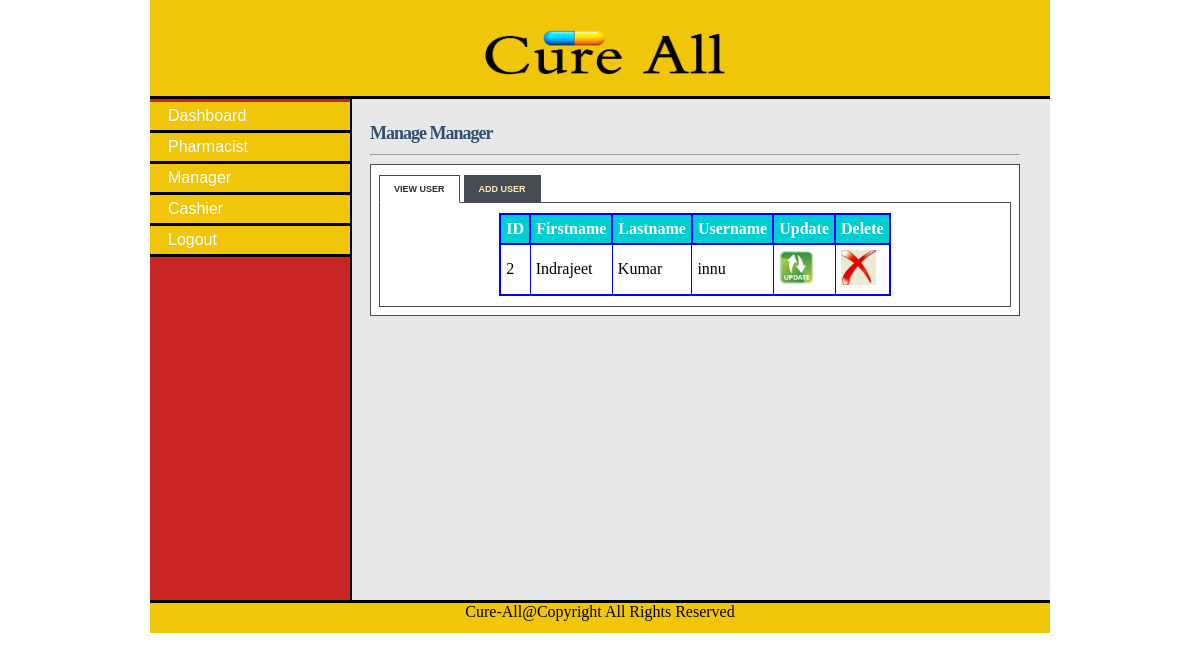
Page /admin_manager.php (signed in) on the committed database.
### tables this page shows
CREATE TABLE `manager` (
  `manager_id` tinyint(5) NOT NULL,
  `first_name` varchar(15) NOT NULL,
  `last_name` varchar(15) NOT NULL,
  `staff_id` varchar(10) NOT NULL,
  `postal_address` varchar(20) NOT NULL,
  `phone` varchar(12) NOT NULL,
  `email` varchar(20) NOT NULL,
  `username` varchar(10) NOT NULL,
  `password` varchar(10) NOT NULL,
  `date` datetime NOT NULL
);

### admin_manager.php (the view, shortened to what this page needs)
<!DOCTYPE html>
<html>
<head>
<link rel="stylesheet" type="text/css" href="style/mystyle.css">
<link rel="stylesheet" href="style/style.css" type="text/css" media="screen" />
<link rel="stylesheet" href="style/table.css" type="text/css" media="screen" />
</head>
<body>
<div id="content">
<div id="header">
<center><h1><a href="#"><img src="images/header_title.png"></a></h1><center></div>
<div id="left_column">
<div id="button">
<ul>
			<li><a href="admin.php">Dashboard</a></li>
			<li><a href="admin_pharmacist.php">Pharmacist</a></li>
			<li><a href="admin_manager.php">Manager</a></li>
			<li><a href="admin_cashier.php">Cashier</a></li>
			<li><a href="logout.php">Logout</a></li>
		</ul>
</div>
		</div>
<div id="main">
<div id="tabbed_box" class="tabbed_box">
    <h4>Manage Manager</h4>
<hr/>
    <div class="tabbed_area">
        <ul class="tabs">
            <li><a href="javascript:tabSwitch('tab_1', 'content_1');" id="tab_1" class="active">View User</a></li>
            <li><a href="javascript:tabSwitch('tab_2', 'content_2');" id="tab_2">Add User</a></li>
        </ul>
        <div id="content_1" class="content">
			<?php echo $message;
        include_once('connect_db.php');
		$sql="SELECT * FROM manager";
        $result = mysqli_query($con,$sql) or die(mysqli_error());
        echo "<table border='1' cellpadding='5' align='center'>";
        echo "<tr> <th>ID</th><th>Firstname </th> <th>Lastname </th> <th>Username </th><th>Update </th><th>Delete</th></tr>";
        while($row = mysqli_fetch_array( $result )) {
                echo "<tr>";
                echo '<td>' . $row['manager_id'] . '</td>';
                echo '<td>' . $row['first_name'] . '</td>';
				echo '<td>' . $row['last_name'] . '</td>';
				echo '<td>' . $row['username'] . '</td>';
				?>
				<td><a href="update_manager.php?username=<?php echo $row['username']?>"><img src="images/update-icon.png" width="35" height="35" border="0" /></a></td>
				<td><a href="delete_manager.php?manager_id=<?php echo $row['manager_id']?>"><img src="images/delete-icon.jpg" width="35" height="35" border="0" /></a></td>
				<?php
		 }
        echo "</table>";
?>
        </div>
    </div>
</div>
</div>
<div id="footer" align="Center">Cure-All@Copyright All Rights Reserved</div>
</div>
</body>
</html>

### style/mystyle.css (style rules this page uses)
body { margin-top: 0px; padding-top: 0px; }
#content { margin-left: auto; margin-right: auto; background: #E8E8E8; width: 900px; height: 600px; }
#header { width: 900px; height: 96px; background: #F1C608; border-bottom: solid 3px black; }
#header h1 { margin: 0px; padding-top: 0px; margin-left: 280px; color: #fff; }
#header img { float:left; height: 90px; width: 350px; }
#left_column { clear: all; float: left; width: 200px; height: 501px; background: #c92525; border-right:solid 2px black; }
#main { clear: all; width: 780px; height: 470px; background: #E8E8E8; }
#button { width: 12.5em; padding: 0 0 1em 0; margin-top: 0.2em; margin-bottom: 1em; font-family: 'Trebuchet MS', 'Lucida Grande', Verdana, Arial, Sans-serif; color: #333; }
#button ul { list-style: none; margin: 0; padding: 0; border: none; }
#button li { border-bottom: 3px solid black; margin: 0; list-style: none; list-style-image: none; }
#button li a { display: block; padding: 5px 5px 5px 0.5em; border-left: 10px solid #F1C608; border-right: 10px solid #F1C608; background-color: #F1C608;; color: #fff; text-decoration: none; width: 100%; }
html>body #button li a { width: auto; }
#footer { width: 900px; height: 30px; background: #F1C608; clear: all; border-top: solid 3px black; }

### style/style.css (style rules this page uses)
#tabbed_box { margin: 0px auto 0px 220px; width: 650px; }
.tabbed_box h4 { font-size: 18px; color:#2F4F6F; letter-spacing:-1px; margin-bottom:10px; }
.tabbed_area { border: 1px solid #494e52; background-color: #fff; padding: 8px; }
ul.tabs { margin: 0px; padding: 0px; margin-top: 5px; margin-bottom: 6px; }
ul.tabs li { list-style: none; display: inline; }
ul.tabs li a { background-color: #464c54; color: #ffebb5; padding: 8px 14px 8px 14px; text-decoration: none; font-size: 9px; font-family: Verdana, Arial, Helvetica, sans-serif; font-weight: bold; text-transform: uppercase; border: 1px solid #464c54; }
ul.tabs li a.active { background-color: #ffffff; color: #282e32; border: 1px solid #464c54; border-bottom: 1px solid #ffffff; }
.content { background-color: #ffffff; padding: 10px; border: 1px solid #464c54; }

### style/table.css (style rules this page uses)
table { border-collapse:collapse; }
table,th { border: 2px solid blue; }
th { background-color: #00CED1; color:white; }

### admin_manager.php (style rules this page uses)
#main { height: 477px; }

### rows in the picture
manager: manager_id "2", first_name "Indrajeet", last_name "Kumar", username "innu"
